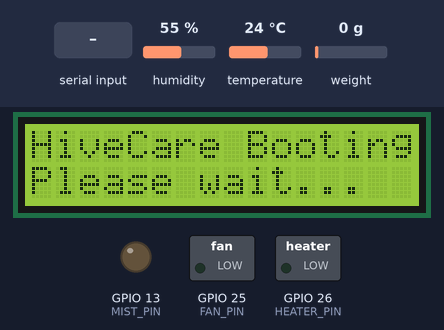
A sketch run on a simulated ESP32. Parts: 16×2 character LCD, switched loads named in the sketch (green lamp = pin HIGH), output pins drawn as LEDs (lit = HIGH). The inputs (shaded band) are chosen by the test bench; at power-on: humidity 55 %, temperature 24 °C, weight on the scale 0 g. WiFi joins after 1.5 s; servers stay silent unless stated; uploads are accepted with an empty reply; random numbers use the default seed unless the sketch sets one; EEPROM starts erased; what the sketch prints to the serial monitor is not drawn.

Above: at 0.4 s.
At 10.4 s:
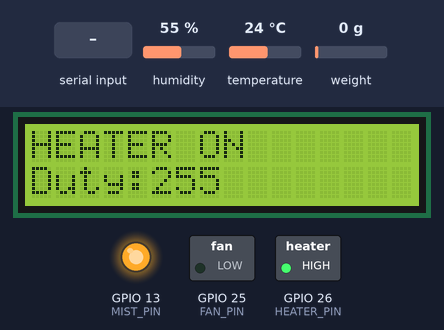
10.5 s: humidity set to 70 %
13.4 s: humidity set to 73 %
At 17.2 s:
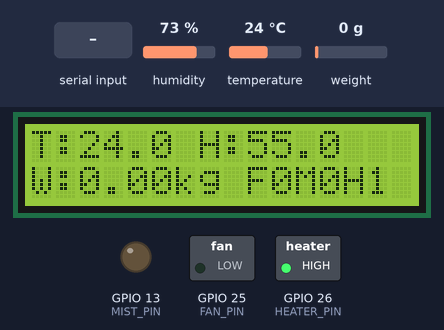
18.0 s: "1" received over Serial
At 19.2 s:
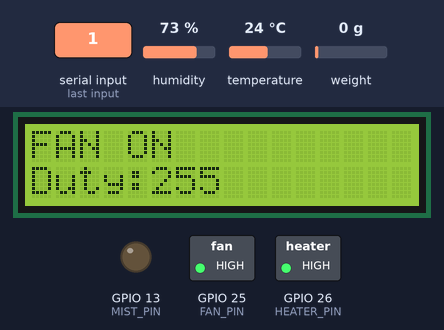
21.0 s: temperature set to 25.1 °C
22.9 s: temperature set to 26.5 °C
At 25.2 s:
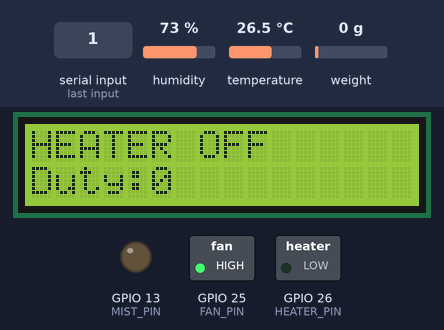
27.0 s: "3" received over Serial
At 27.4 s:
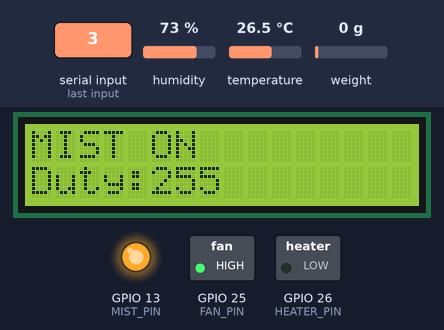
Timing chart, 0 to 30.0 s (numbered marks = the images above; inputs shaded):
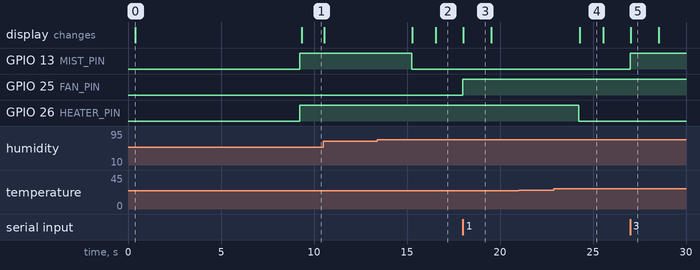

Measured:
- the behaviour switches between 71 and 72 % on humidity (found by bisection; images 1 and 2)
- the behaviour switches between 25.9 and 26 °C on temperature (found by bisection; images 3 and 4)
- after the input at 13.4 s, GPIO 13 (MIST_PIN): HIGH → LOW after 1.8 s; the display: first changes after 1.9 s (image 2 shows a later state)
- after the input at 18.0 s, GPIO 25 (FAN_PIN): LOW → HIGH at once; the display: changes at once (image 3)
- after the input at 21.0 s, every drawn part: stays the same
- after the input at 22.9 s, GPIO 26 (HEATER_PIN): HIGH → LOW after 1.3 s; the display: changes after 1.4 s (image 4)
- after the input at 27.0 s, GPIO 13 (MIST_PIN): LOW → HIGH at once
- what the display in image 0 shows lasts 8.9 s, from 0.4 s to 9.3 s

The sketch:

systemmfordemo.ino
```cpp
#include <Arduino.h>
#include <HX711_ADC.h>
#include <EEPROM.h>
#include <DHT.h>

#include <WiFi.h>
#include <WiFiManager.h>
#include <HTTPClient.h>

#include <Wire.h>
#include <LiquidCrystal_I2C.h>

// ============ BLYNK ============
#define BLYNK_PRINT Serial
#define BLYNK_TEMPLATE_ID   "TMPL6ihUzZBCn"
#define BLYNK_TEMPLATE_NAME "HiveCare"
#define BLYNK_AUTH_TOKEN    "vBp4gRk6qA_5plwEi_fEZBaHwZrwWymI"
#include <BlynkSimpleEsp32.h>
BlynkTimer blynkTimer;

// ================== LCD ==================
LiquidCrystal_I2C lcd(0x27, 16, 2);

// ================== SERVER (PHP endpoint) ==================
const char* SERVER_URL = "http://192.168.100.224/thesis/Beehive/database/sensor_insert.php";

// ================== DB SENDING RULES ==================
// Periodic every 30 seconds + trigger (out-of-range/back-to-normal)
// Periodic cadence does NOT reset when switching modes
const unsigned long PERIODIC_INTERVAL_MS = 30UL * 1000UL;
unsigned long nextPeriodicDue = 0;
bool lastOutOfRange = false;

// ================== ACTUATORS (MOSFET Control) ==================
#define FAN_PIN    25
#define MIST_PIN   13
#define HEATER_PIN 26

// ================== IDEAL RANGE (NORMAL MODE) ==================
const float TEMP_MIN = 25.0;
const float TEMP_MAX = 35.0;
const float HUM_MIN  = 70.0;
const float HUM_MAX  = 90.0;

// ================== FAKE MODE TEMP RANGE (FOR TESTING) ==================
const float FAKE_TEMP_MIN = 30.0;
const float FAKE_TEMP_MAX = 31.0;

// Hysteresis margins
const float TEMP_HYS = 1.0;
const float HUM_HYS  = 2.0;

// ================== MIST SETTINGS ==================
int mistSpeedStrong = 255; // 0..255

// ================== HX711 ==================
#define HX711_DOUT 4
#define HX711_SCK  5
HX711_ADC LoadCell(HX711_DOUT, HX711_SCK);
float CAL_FACTOR = 20.380953;

// ================== EEPROM ==================
#define EEPROM_SIZE 64
#define CAL_ADDR 0

// ================== DHT22 ==================
#define DHTPIN 27
#define DHTTYPE DHT22
DHT dht(DHTPIN, DHTTYPE);

// ================== Timing ==================
unsigned long lastPrint = 0;
unsigned long lastDHT   = 0;
unsigned long lastLcd   = 0;

// Latest sensor values (RAW from DHT)
float temperatureRaw = NAN;
float humidity       = NAN;
float latestWeightKg = NAN;

// ================== SECRET FAKE MODE ==================
bool  fakeMode       = false; // Blynk V0 and Serial q/w (no display)
float temperatureSim = NAN;   // used when fakeMode=true

// ================== Status strings for DB ==================
String fanStatus    = "OFF";
String mistStatus   = "OFF";
String heaterStatus = "OFF";

// ================== PWM (LEDC) ==================
const int PWM_FREQ = 5000;
const int PWM_RES  = 8;   // 0..255
int fanDuty    = 0;
int mistDuty   = 0;
int heaterDuty = 0;

// ================== Mist auto state ==================
static bool mistEnabled = false;

// ===== MANUAL OVERRIDES (works in NORMAL + FAKE) =====
bool ovFan = false, ovMist = false, ovHeater = false;
int  ovFanDuty = 255, ovMistDuty = 255, ovHeaterDuty = 255;

// ========== LCD POPUP SYSTEM ==========
bool systemReady = false;
bool popupActive = false;
unsigned long popupUntil = 0;

String lastFanStatus = "";
String lastMistStatus = "";
String lastHeaterStatus = "";

// ================== LCD SMOOTH DISPLAY RAMP ==================
// These are ONLY for LCD (NOT used for control/DB/Blynk)
float displayTemp = NAN;
float displayHum  = NAN;

// ramp step and timing (±0.1 every 1–2 minutes, randomized each step)
const float DISPLAY_STEP = 0.1f;
unsigned long nextDisplayStepMs = 0;

// ================== Helpers ==================
static float round1(float x) {
  if (isnan(x)) return x;
  return roundf(x * 10.0f) / 10.0f;
}

float randFloat(float a, float b) {
  uint32_t r = (uint32_t)esp_random();
  float x = (r / 4294967295.0f);
  return a + (b - a) * x;
}
float clamp01(float x) { return (x < 0) ? 0 : (x > 1 ? 1 : x); }

// ================== LCD helper ==================
void lcdShow2Lines(const String& l1, const String& l2) {
  String line1 = l1.substring(0, 16);
  while (line1.length() < 16) line1 += " ";
  String line2 = l2.substring(0, 16);
  while (line2.length() < 16) line2 += " ";

  lcd.setCursor(0, 0);
  lcd.print(line1);
  lcd.setCursor(0, 1);
  lcd.print(line2);
}

void lcdPopup(const String& l1, const String& l2, unsigned long ms = 2000) {
  popupActive = true;
  popupUntil = millis() + ms;
  lcdShow2Lines(l1, l2);
}

// ✅ No AUTO/FAKE labels on LCD
void lcdMainScreen(float tempC, float humPct, float weightKg) {
  String l1 = "T:";
  l1 += isnan(tempC) ? "NA" : String(tempC, 1);
  l1 += " H:";
  l1 += isnan(humPct) ? "NA" : String(humPct, 1);

  String l2 = "W:" + String(weightKg, 2) + "kg";
  String marks = " F" + String(fanDuty > 0 ? 1 : 0) +
                 "M" + String(mistDuty > 0 ? 1 : 0) +
                 "H" + String(heaterDuty > 0 ? 1 : 0);

  if (l2.length() + marks.length() <= 16) l2 += marks;
  else l2 = l2.substring(0, 16 - marks.length()) + marks;

  lcdShow2Lines(l1, l2);
}

// ================== Apply PWM + status ==================
void applyActuators(int fDuty, int mDuty, int hDuty) {
  fDuty = constrain(fDuty, 0, 255);
  mDuty = constrain(mDuty, 0, 255);
  hDuty = constrain(hDuty, 0, 255);

  fanDuty    = fDuty;
  mistDuty   = mDuty;
  heaterDuty = hDuty;

  // ESP32 core 3.x: ledcWrite(pin, duty) after ledcAttach(pin,...)
  ledcWrite(FAN_PIN, fanDuty);
  ledcWrite(MIST_PIN, mistDuty);
  ledcWrite(HEATER_PIN, heaterDuty);

  fanStatus    = (fanDuty    > 0) ? "ON" : "OFF";
  mistStatus   = (mistDuty   > 0) ? "ON" : "OFF";
  heaterStatus = (heaterDuty > 0) ? "ON" : "OFF";
}

// ================== Send to Database ==================
bool sendToDatabase(float tempC, float humPct, float weightKg,
                    const String& fan_status,
                    const String& mist_status,
                    const String& heater_status) {
  if (WiFi.status() != WL_CONNECTED) {
    Serial.println("WiFi not connected. Can't send.");
    return false;
  }

  HTTPClient http;
  http.begin(SERVER_URL);
  http.addHeader("Content-Type", "application/x-www-form-urlencoded");

  // ✅ send Temp/Hum as 1 decimal
  String postData =
      "temperature=" + String(round1(tempC), 1) +
      "&humidity="   + String(round1(humPct), 1) +
      "&weight="     + String(weightKg, 2) +
      "&fan_status=" + fan_status +
      "&pump_status=" + mist_status +
      "&heater_status=" + heater_status;

  int httpCode = http.POST(postData);
  String payload = http.getString();
  http.end();

  Serial.print("POST -> HTTP ");
  Serial.println(httpCode);
  Serial.println(payload);

  return (httpCode > 0 && httpCode < 400);
}

// ================== DHT Safe Read + Auto-Recover ==================
void readDHTSafe() {
  static int dhtFailCount = 0;

  float h = dht.readHumidity();
  float t = dht.readTemperature();

  bool okH = !isnan(h);
  bool okT = !isnan(t);

  if (okH) humidity = round1(h);
  if (okT) temperatureRaw = round1(t);

  if (!okH || !okT) {
    dhtFailCount++;
    Serial.print("DHT FAIL #"); Serial.print(dhtFailCount);
    Serial.print(" H="); Serial.print(okH ? String(h,1) : "NaN");
    Serial.print(" T="); Serial.println(okT ? String(t,1) : "NaN");

    if (dhtFailCount >= 10) {
      Serial.println("Reinitializing DHT...");
      dht.begin();
      dhtFailCount = 0;
    }
  } else {
    dhtFailCount = 0;
  }
}

// ================== OUT OF RANGE CHECK (mode-aware) ==================
bool isOutOfRangeMode(float t, float h, bool useFakeRange) {
  float tMin = useFakeRange ? FAKE_TEMP_MIN : TEMP_MIN;
  float tMax = useFakeRange ? FAKE_TEMP_MAX : TEMP_MAX;

  bool tempOut = (!isnan(t) && (t < tMin || t > tMax));
  bool humOut  = (!isnan(h) && (h < HUM_MIN || h > HUM_MAX));
  return tempOut || humOut;
}

// ================== AUTO CONTROL (NORMAL / FAKE MODE) ==================
void autoControlLogic(float tForLogic, float hForLogic, bool useFakeTempRange) {
  int f = 0, m = 0, h = 0;

  float tMin = useFakeTempRange ? FAKE_TEMP_MIN : TEMP_MIN;
  float tMax = useFakeTempRange ? FAKE_TEMP_MAX : TEMP_MAX;

  // --- HEATER ---
  if (!isnan(tForLogic)) {
    static bool heaterOn = false;
    if (!heaterOn && tForLogic < tMin) heaterOn = true;
    else if (heaterOn && tForLogic >= tMin + TEMP_HYS) heaterOn = false;
    h = heaterOn ? 255 : 0;
  }

  // --- FAN ---
  if (!isnan(tForLogic) || !isnan(hForLogic)) {
    static bool fanOn = false;

    bool tooHot   = (!isnan(tForLogic) && tForLogic > tMax);
    bool hotClear = (!isnan(tForLogic) && tForLogic <= tMax - TEMP_HYS);

    bool tooHumid   = (!isnan(hForLogic) && hForLogic > HUM_MAX);
    bool humidClear = (!isnan(hForLogic) && hForLogic <= HUM_MAX - HUM_HYS);

    if (!fanOn && (tooHot || tooHumid)) fanOn = true;
    else if (fanOn && hotClear && humidClear) fanOn = false;

    f = fanOn ? 255 : 0;
  }

  // --- MIST (continuous) ---
  if (!isnan(hForLogic) || !isnan(tForLogic)) {
    bool tooDry = (!isnan(hForLogic) && hForLogic < HUM_MIN);
    bool dryClear = (!isnan(hForLogic) && hForLogic >= HUM_MIN + HUM_HYS);

    bool coolingAssist =
      (!isnan(tForLogic) && tForLogic > tMax &&
       !isnan(hForLogic) && hForLogic < HUM_MAX);

    if (!isnan(hForLogic) && hForLogic > HUM_MAX) {
      mistEnabled = false;
      m = 0;
    } else {
      if (!mistEnabled && (tooDry || coolingAssist)) mistEnabled = true;
      else if (mistEnabled && dryClear && !coolingAssist) mistEnabled = false;

      m = mistEnabled ? mistSpeedStrong : 0;
    }
  }

  // ===== Apply manual overrides =====
  if (ovFan)    f = ovFanDuty;
  if (ovMist)   m = ovMistDuty;
  if (ovHeater) h = ovHeaterDuty;

  applyActuators(f, m, h);
}

// ================== FAKE MODE TEMP SIM (NO STUCK) ==================
void updateFakeTemperature(unsigned long nowMs) {
  if (isnan(temperatureSim)) {
    temperatureSim = isnan(temperatureRaw) ? 30.5 : temperatureRaw;
  }

  bool coolingNow = (fanDuty > 0 && mistDuty > 0);
  bool heatingNow = (heaterDuty > 0) && !coolingNow;

  // bounce noise ±0.1..0.2 every 2–5s (but final value rounded to 0.1)
  static unsigned long nextNoiseChangeMs = 0;
  static float noise = 0.0f;
  if ((long)(nowMs - nextNoiseChangeMs) >= 0) {
    float amp  = randFloat(0.1f, 0.2f);
    float sign = (esp_random() & 1) ? 1.0f : -1.0f;
    noise = amp * sign;
    nextNoiseChangeMs = nowMs + (unsigned long)randFloat(2000.0f, 5000.0f);
  }

  // run states
  static bool lastCooling = false;
  static bool lastHeating = false;

  static unsigned long coolStartMs = 0;
  static float coolStartTemp = NAN;
  static unsigned long coolDurationMs = 0;

  static unsigned long heatStartMs = 0;
  static float heatStartTemp = NAN;
  static unsigned long heatDurationMs = 0;

  auto coolingEffectFromHumidity = [](float hum) -> float {
    if (isnan(hum)) return 1.0f;
    float x = (hum - HUM_MIN) / (HUM_MAX - HUM_MIN); // 0..1
    x = clamp01(x);
    float penalty = 0.55f * x;      // up to 55% slower
    float effect  = 1.0f - penalty; // 1.0 down to 0.45
    if (effect < 0.35f) effect = 0.35f;
    return effect;
  };

  if (coolingNow && !lastCooling) {
    coolStartMs = nowMs;
    coolStartTemp = temperatureSim;

    unsigned long baseMs = (unsigned long)randFloat(5.0f * 60.0f * 1000.0f,
                                                   8.0f * 60.0f * 1000.0f);
    float effect = coolingEffectFromHumidity(humidity);
    coolDurationMs = (unsigned long)((float)baseMs / effect);
    if (coolDurationMs < 60UL * 1000UL) coolDurationMs = 60UL * 1000UL;
    if (coolDurationMs > 30UL * 60UL * 1000UL) coolDurationMs = 30UL * 60UL * 1000UL;
  }

  if (heatingNow && !lastHeating) {
    heatStartMs = nowMs;
    heatStartTemp = temperatureSim;

    heatDurationMs = (unsigned long)randFloat(8.0f * 60.0f * 1000.0f,
                                             10.0f * 60.0f * 1000.0f);
    if (heatDurationMs < 60UL * 1000UL) heatDurationMs = 60UL * 1000UL;
    if (heatDurationMs > 30UL * 60UL * 1000UL) heatDurationMs = 30UL * 60UL * 1000UL;
  }

  if (coolingNow) {
    unsigned long elapsed = nowMs - coolStartMs;
    float frac = (coolDurationMs == 0) ? 0.0f : (float)elapsed / (float)coolDurationMs;
    if (frac > 1.0f) frac = 1.0f;
    float micro = randFloat(-0.03f, 0.03f);
    temperatureSim = (coolStartTemp - 1.0f * frac) + micro + noise;
  }

  if (heatingNow) {
    unsigned long elapsed = nowMs - heatStartMs;
    float frac = (heatDurationMs == 0) ? 0.0f : (float)elapsed / (float)heatDurationMs;
    if (frac > 1.0f) frac = 1.0f;
    float micro = randFloat(-0.03f, 0.03f);
    temperatureSim = (heatStartTemp + 1.0f * frac) + micro + noise;
  }

  if (!coolingNow && !heatingNow) {
    if (!isnan(temperatureRaw)) {
      temperatureSim += (temperatureRaw - temperatureSim) * 0.02f;
    }
    temperatureSim += noise * 0.30f;
  }

  temperatureSim = constrain(temperatureSim, 10.0f, 60.0f);
  temperatureSim = round1(temperatureSim);

  lastCooling = coolingNow;
  lastHeating = heatingNow;
}

// ================== LCD DISPLAY RAMP (ONLY FOR LCD) ==================
static float stepToward(float current, float target, float step) {
  if (isnan(current)) return target;
  if (isnan(target)) return current;
  float diff = target - current;
  if (fabs(diff) <= step) return target;
  return current + (diff > 0 ? step : -step);
}

void updateDisplayRamp(unsigned long nowMs, float targetTemp, float targetHum) {
  if (isnan(displayTemp) && !isnan(targetTemp)) displayTemp = targetTemp;
  if (isnan(displayHum)  && !isnan(targetHum))  displayHum  = targetHum;

  if ((long)(nowMs - nextDisplayStepMs) >= 0) {
    displayTemp = stepToward(displayTemp, targetTemp, DISPLAY_STEP);
    displayHum  = stepToward(displayHum,  targetHum,  DISPLAY_STEP);

    displayTemp = round1(displayTemp);
    displayHum  = round1(displayHum);

    nextDisplayStepMs = nowMs + (unsigned long)randFloat(60.0f * 1000.0f, 120.0f * 1000.0f);
  }
}

// ================== BLYNK HANDLERS ==================
BLYNK_WRITE(V0) {
  int v = param.asInt();
  bool newFake = (v == 1);

  if (newFake && !fakeMode) {
    temperatureSim = isnan(temperatureRaw) ? 30.5 : temperatureRaw;
  }
  fakeMode = newFake;

  // No prints, no LCD messages, no cadence reset
}

// ✅ Blynk sends actual chosen temp (not LCD-ramped)
void blynkSendTelemetry() {
  if (!Blynk.connected()) return;

  float tOut = fakeMode ? temperatureSim : temperatureRaw;

  if (!isnan(tOut))           Blynk.virtualWrite(V10, tOut);
  if (!isnan(humidity))       Blynk.virtualWrite(V11, humidity);
  if (!isnan(latestWeightKg)) Blynk.virtualWrite(V12, latestWeightKg);
}

void setup() {
  Serial.begin(115200);
  delay(300);

  randomSeed((uint32_t)esp_random());

  // LCD init
  Wire.begin(21, 22);
  lcd.init();
  lcd.backlight();
  lcdShow2Lines("HiveCare Booting", "Please wait...");

  // PWM init
  ledcAttach(FAN_PIN, PWM_FREQ, PWM_RES);
  ledcWrite(FAN_PIN, 0);
  ledcAttach(MIST_PIN, PWM_FREQ, PWM_RES);
  ledcWrite(MIST_PIN, 0);
  ledcAttach(HEATER_PIN, PWM_FREQ, PWM_RES);
  ledcWrite(HEATER_PIN, 0);
  applyActuators(0, 0, 0);

  // WiFiManager
  WiFi.mode(WIFI_STA);
  WiFi.setSleep(false);

  WiFiManager wm;
  wm.setTimeout(30);
  if (!wm.autoConnect("ESP32_Setup", "12345678")) {
    Serial.println("WiFi failed. Restarting...");
    delay(1200);
    ESP.restart();
  }

  // Blynk
  Blynk.config(BLYNK_AUTH_TOKEN);
  Blynk.connect(10000);

  // EEPROM
  EEPROM.begin(EEPROM_SIZE);

  // HX711 init
  LoadCell.begin();
  delay(1200);
  LoadCell.start(2000, false);
  if (LoadCell.getTareTimeoutFlag() || LoadCell.getSignalTimeoutFlag()) {
    lcdShow2Lines("HX711 ERROR", "Check wiring!");
    while (1) { delay(10); }
  }

  LoadCell.setSamplesInUse(10);
  float savedCal = 0;
  EEPROM.get(CAL_ADDR, savedCal);
  if (!isnan(savedCal) && savedCal > 0.1 && savedCal < 100000.0) {
    CAL_FACTOR = savedCal;
  }
  LoadCell.setCalFactor(CAL_FACTOR);

  // Startup tare
  delay(3000);
  LoadCell.update();
  LoadCell.tare();

  // DHT init
  dht.begin();
  readDHTSafe();

  // init sim
  temperatureSim = isnan(temperatureRaw) ? 30.5 : temperatureRaw;

  // init LCD display ramp
  unsigned long nowMs = millis();
  float tLogic = fakeMode ? temperatureSim : temperatureRaw;
  displayTemp = round1(tLogic);
  displayHum  = round1(humidity);
  nextDisplayStepMs = nowMs + (unsigned long)randFloat(60.0f * 1000.0f, 120.0f * 1000.0f);

  lcdPopup("System Ready ✅", "", 1500);

  // Blynk telemetry timer
  blynkTimer.setInterval(1000L, blynkSendTelemetry);

  // DB cadence init (ONCE)
  nextPeriodicDue = millis() + PERIODIC_INTERVAL_MS;
  lastOutOfRange  = isOutOfRangeMode(temperatureRaw, humidity, false);

  systemReady = true;

  Serial.println("Commands: t=tare | s=save CAL | 1/2 fan | 3/4 mist | 5/6 heater | 0 clear");
  Serial.println("q=force fake | w=force normal (these do NOT toggle)");
}

void loop() {
  Blynk.run();
  blynkTimer.run();

  LoadCell.update();

  // DHT every 3 seconds
  if (millis() - lastDHT >= 3000) {
    lastDHT = millis();
    readDHTSafe();
  }

  // Weight reading (kg)
  float weightKg = LoadCell.getData() / 1000.0;
  if (weightKg < 0.5) weightKg = 0.0;
  latestWeightKg = weightKg;

  unsigned long nowMs = millis();

  // Choose temp for control (before sim update)
  float tControl = fakeMode ? temperatureSim : temperatureRaw;
  if (fakeMode && isnan(temperatureSim)) {
    temperatureSim = isnan(temperatureRaw) ? 30.5 : temperatureRaw;
    tControl = temperatureSim;
  }

  // Auto control always (fake uses 30–31 range)
  autoControlLogic(tControl, humidity, fakeMode);

  // Update fake sim AFTER actuators applied
  if (fakeMode) {
    updateFakeTemperature(nowMs);
  }

  // Temp used for DB/trigger/Blynk
  float tLogic = fakeMode ? temperatureSim : temperatureRaw;

  // LCD ramp target toward current mode's values
  updateDisplayRamp(nowMs, tLogic, humidity);

  // Serial print every 500 ms (no mode text)
  if (millis() - lastPrint >= 500) {
    lastPrint = millis();

    Serial.print("W: "); Serial.print(weightKg, 2);
    Serial.print("kg | T: ");
    isnan(tLogic) ? Serial.print("NA") : Serial.print(round1(tLogic), 1);
    Serial.print("C | H: ");
    isnan(humidity) ? Serial.print("NA") : Serial.print(round1(humidity), 1);
    Serial.print("% | Fan: "); Serial.print(fanDuty);
    Serial.print(" | Mist: "); Serial.print(mistDuty);
    Serial.print(" | Heater: "); Serial.println(heaterDuty);
  }

  // LCD logic
  if (systemReady) {
    if (fanStatus != lastFanStatus) {
      lastFanStatus = fanStatus;
      lcdPopup("FAN " + fanStatus, "Duty:" + String(fanDuty), 1200);
    }
    if (mistStatus != lastMistStatus) {
      lastMistStatus = mistStatus;
      lcdPopup("MIST " + mistStatus, "Duty:" + String(mistDuty), 1200);
    }
    if (heaterStatus != lastHeaterStatus) {
      lastHeaterStatus = heaterStatus;
      lcdPopup("HEATER " + heaterStatus, "Duty:" + String(heaterDuty), 1200);
    }

    if (popupActive && millis() > popupUntil) popupActive = false;

    if (!popupActive && (millis() - lastLcd >= 3000)) {
      lastLcd = millis();
      lcdMainScreen(displayTemp, displayHum, weightKg);
    }
  }

  // DB sending: 30s cadence + triggers, cadence not reset
  bool outNow   = isOutOfRangeMode(tLogic, humidity, fakeMode);
  bool wentOut  = (!lastOutOfRange && outNow);
  bool wentBack = ( lastOutOfRange && !outNow);

  bool periodic = ((long)(nowMs - nextPeriodicDue) >= 0);

  if (wentOut || wentBack || periodic) {
    float tSend = isnan(tLogic) ? 0.0 : round1(tLogic);
    float hSend = isnan(humidity) ? 0.0 : round1(humidity);

    sendToDatabase(tSend, hSend, weightKg, fanStatus, mistStatus, heaterStatus);

    if (periodic) {
      do { nextPeriodicDue += PERIODIC_INTERVAL_MS; }
      while ((long)(nowMs - nextPeriodicDue) >= 0);
    }
  }

  lastOutOfRange = outNow;

  // Serial Commands
  if (Serial.available()) {
    char cmd = Serial.read();

    if (cmd == 't') {
      lcdShow2Lines("Taring...", "Keep EMPTY");
      LoadCell.tareNoDelay();
    } else if (cmd == 's') {
      EEPROM.put(CAL_ADDR, CAL_FACTOR);
      EEPROM.commit();
      lcdPopup("Saved CAL ✅", "", 1500);
    }
    // overrides
    else if (cmd == '1') { ovFan = true;  ovFanDuty = 255; }
    else if (cmd == '2') { ovFan = true;  ovFanDuty = 0;   }
    else if (cmd == '3') { ovMist = true; ovMistDuty = 255; }
    else if (cmd == '4') { ovMist = true; ovMistDuty = 0;   }
    else if (cmd == '5') { ovHeater = true; ovHeaterDuty = 255; }
    else if (cmd == '6') { ovHeater = true; ovHeaterDuty = 0;   }
    else if (cmd == '0') {
      ovFan = ovMist = ovHeater = false;
      lcdPopup("Overrides", "CLEARED", 1200);
    }
    // mode forcing (NOT toggle)
    else if (cmd == 'q') {
      if (!fakeMode) {
        temperatureSim = isnan(temperatureRaw) ? 30.5 : temperatureRaw;
        fakeMode = true;
      }
    }
    else if (cmd == 'w') {
      if (fakeMode) {
        fakeMode = false;
      }
    }
  }

  if (LoadCell.getTareStatus()) {
    lcdPopup("Tare Done ✅", "", 2000);
  }
}
```
